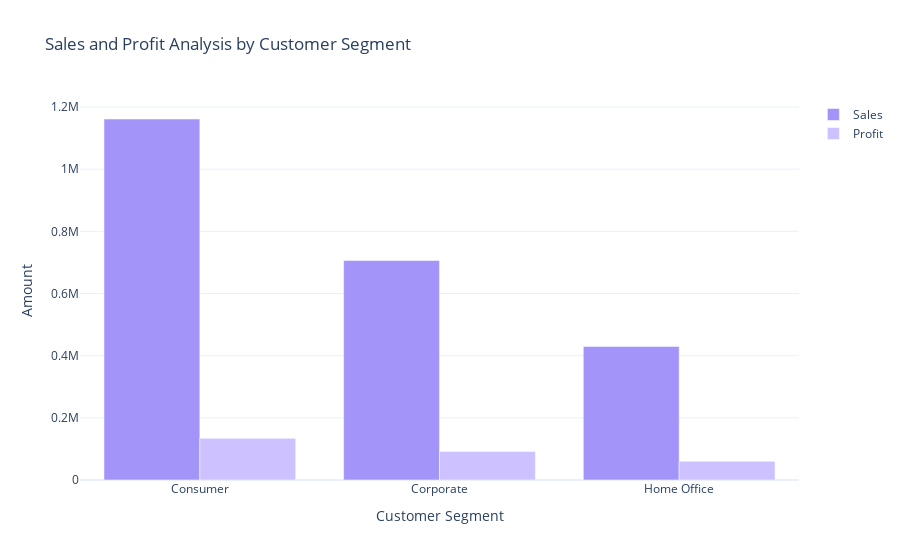

The notebook cell this image was saved under:
### Code cell
color_palette = ['#A294F9', '#CDC1FF']
fig = go.Figure()
fig.add_trace(go.Bar(
    x=sales_profit_bySegment['Segment'],
    y=sales_profit_bySegment['Sales'],
    name='Sales',
    marker_color=color_palette[0]))

fig.add_trace(go.Bar(
    x=sales_profit_bySegment['Segment'],
    y=sales_profit_bySegment['Profit'],
    name='Profit',
    marker_color=color_palette[1]))

fig.update_layout(title='Sales and Profit Analysis by Customer Segment',
                  xaxis_title='Customer Segment', yaxis_title='Amount')
fig.show()

### Figure 1 — Plotly figure (JSON) as saved in the notebook; plotly's stock layout.template omitted (floating-point values rounded to 4 significant figures)
{"data": [{"marker": {"color": "#A294F9"}, "name": "Sales", "type": "bar", "x": ["Consumer", "Corporate", "Home Office"], "y": [1161000.0, 706100.0, 429700.0]}, {"marker": {"color": "#CDC1FF"}, "name": "Profit", "type": "bar", "x": ["Consumer", "Corporate", "Home Office"], "y": [134100.0, 91980.0, 60300.0]}], "layout": {"autosize": true, "title": {"text": "Sales and Profit Analysis by Customer Segment"}, "xaxis": {"autorange": true, "range": [-0.5, 2.5], "title": {"text": "Customer Segment"}, "type": "category"}, "yaxis": {"autorange": true, "range": [0, 1223000.0], "title": {"text": "Amount"}, "type": "linear"}}}
